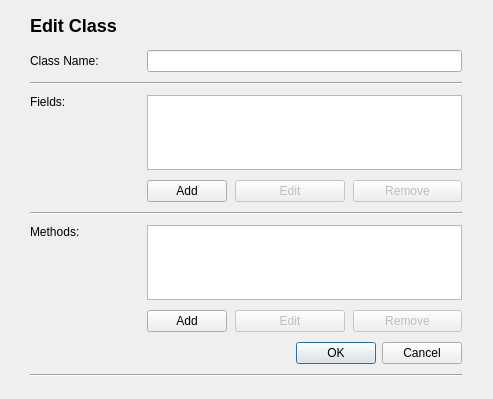
<?xml version="1.0" encoding="UTF-8"?>
<ui version="4.0">
 <class>EditClassDialog</class>
 <widget class="QDialog" name="EditClassDialog">
  <property name="geometry">
   <rect>
    <x>0</x>
    <y>0</y>
    <width>493</width>
    <height>399</height>
   </rect>
  </property>
  <property name="windowTitle">
   <string>Edit Class</string>
  </property>
  <property name="modal">
   <bool>true</bool>
  </property>
  <widget class="QWidget" name="formLayoutWidget">
   <property name="geometry">
    <rect>
     <x>30</x>
     <y>50</y>
     <width>432</width>
     <height>327</height>
    </rect>
   </property>
   <layout class="QGridLayout" name="gridLayout" columnstretch="0,0,0,0">
    <property name="horizontalSpacing">
     <number>8</number>
    </property>
    <property name="verticalSpacing">
     <number>10</number>
    </property>
    <item row="8" column="2">
     <widget class="QPushButton" name="editMethodButton">
      <property name="enabled">
       <bool>false</bool>
      </property>
      <property name="text">
       <string>Edit</string>
      </property>
     </widget>
    </item>
    <item row="2" column="0">
     <widget class="QLabel" name="label_3">
      <property name="text">
       <string>Fields:</string>
      </property>
      <property name="alignment">
       <set>Qt::AlignLeading|Qt::AlignLeft|Qt::AlignTop</set>
      </property>
      <property name="margin">
       <number>2</number>
      </property>
     </widget>
    </item>
    <item row="3" column="1">
     <widget class="QPushButton" name="addFieldButton">
      <property name="sizePolicy">
       <sizepolicy hsizetype="Fixed" vsizetype="Fixed">
        <horstretch>0</horstretch>
        <verstretch>0</verstretch>
       </sizepolicy>
      </property>
      <property name="text">
       <string>Add</string>
      </property>
     </widget>
    </item>
    <item row="0" column="0">
     <widget class="QLabel" name="label">
      <property name="text">
       <string>Class Name:</string>
      </property>
      <property name="margin">
       <number>2</number>
      </property>
     </widget>
    </item>
    <item row="4" column="0" colspan="4">
     <widget class="Line" name="line_2">
      <property name="orientation">
       <enum>Qt::Horizontal</enum>
      </property>
     </widget>
    </item>
    <item row="10" column="0" colspan="4">
     <widget class="Line" name="line">
      <property name="orientation">
       <enum>Qt::Horizontal</enum>
      </property>
     </widget>
    </item>
    <item row="3" column="3">
     <widget class="QPushButton" name="removeFieldButton">
      <property name="enabled">
       <bool>false</bool>
      </property>
      <property name="text">
       <string>Remove</string>
      </property>
     </widget>
    </item>
    <item row="8" column="3">
     <widget class="QPushButton" name="removeMethodButton">
      <property name="enabled">
       <bool>false</bool>
      </property>
      <property name="text">
       <string>Remove</string>
      </property>
     </widget>
    </item>
    <item row="6" column="1" colspan="3">
     <widget class="QListWidget" name="methodsList">
      <property name="selectionMode">
       <enum>QAbstractItemView::ExtendedSelection</enum>
      </property>
     </widget>
    </item>
    <item row="6" column="0">
     <widget class="QLabel" name="label_4">
      <property name="text">
       <string>Methods:</string>
      </property>
      <property name="alignment">
       <set>Qt::AlignLeading|Qt::AlignLeft|Qt::AlignTop</set>
      </property>
      <property name="margin">
       <number>2</number>
      </property>
     </widget>
    </item>
    <item row="3" column="2">
     <widget class="QPushButton" name="editFieldButton">
      <property name="enabled">
       <bool>false</bool>
      </property>
      <property name="text">
       <string>Edit</string>
      </property>
     </widget>
    </item>
    <item row="1" column="0" colspan="4">
     <widget class="Line" name="line_3">
      <property name="orientation">
       <enum>Qt::Horizontal</enum>
      </property>
     </widget>
    </item>
    <item row="8" column="1">
     <widget class="QPushButton" name="addMethodButton">
      <property name="sizePolicy">
       <sizepolicy hsizetype="Fixed" vsizetype="Fixed">
        <horstretch>0</horstretch>
        <verstretch>0</verstretch>
       </sizepolicy>
      </property>
      <property name="text">
       <string>Add</string>
      </property>
     </widget>
    </item>
    <item row="2" column="1" colspan="3">
     <widget class="QListWidget" name="fieldsList">
      <property name="selectionMode">
       <enum>QAbstractItemView::ExtendedSelection</enum>
      </property>
     </widget>
    </item>
    <item row="0" column="1" colspan="3">
     <widget class="QLineEdit" name="nameLineEdit"/>
    </item>
    <item row="9" column="2" colspan="2">
     <widget class="QDialogButtonBox" name="buttonBox">
      <property name="standardButtons">
       <set>QDialogButtonBox::Cancel|QDialogButtonBox::Ok</set>
      </property>
     </widget>
    </item>
   </layout>
  </widget>
  <widget class="QLabel" name="label_2">
   <property name="geometry">
    <rect>
     <x>30</x>
     <y>0</y>
     <width>191</width>
     <height>51</height>
    </rect>
   </property>
   <property name="styleSheet">
    <string notr="true">font-weight: bold;
font-size: 18px;</string>
   </property>
   <property name="text">
    <string>Edit Class</string>
   </property>
   <property name="textFormat">
    <enum>Qt::MarkdownText</enum>
   </property>
  </widget>
 </widget>
 <resources/>
 <connections>
  <connection>
   <sender>buttonBox</sender>
   <signal>accepted()</signal>
   <receiver>EditClassDialog</receiver>
   <slot>accept()</slot>
   <hints>
    <hint type="sourcelabel">
     <x>348</x>
     <y>350</y>
    </hint>
    <hint type="destinationlabel">
     <x>246</x>
     <y>199</y>
    </hint>
   </hints>
  </connection>
  <connection>
   <sender>buttonBox</sender>
   <signal>rejected()</signal>
   <receiver>EditClassDialog</receiver>
   <slot>reject()</slot>
   <hints>
    <hint type="sourcelabel">
     <x>348</x>
     <y>350</y>
    </hint>
    <hint type="destinationlabel">
     <x>246</x>
     <y>199</y>
    </hint>
   </hints>
  </connection>
 </connections>
</ui>
